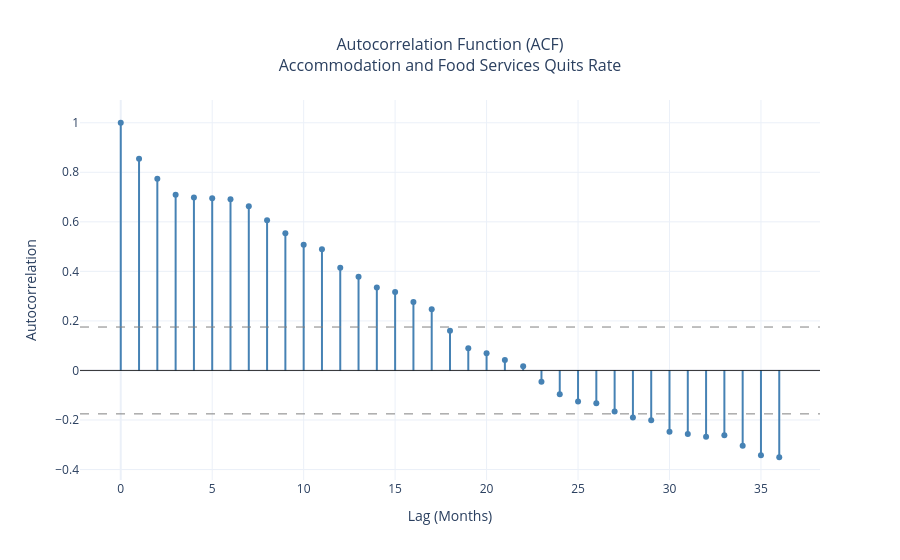

Write notebook code for a chart like this one.
### Markdown cell above
## Seasonality

Unlike employment in the sector, which follows a clear and consistent seasonal pattern
with strong summer peaks and winter lows, the quits rate doesn't show the same
structure. The monthly averages across the full period are relatively flat, with no
single month standing out as consistently higher or lower than the others.

The year-over-year overlay tells the more interesting story. Rather than a consistent
seasonal rhythm, what stands out is the level shift over time. Lines from 2021 and 2022
run noticeably higher than those from 2016 through 2019, with more recent years
returning toward the earlier range.

The STL seasonal component reinforces this. The values are small throughout, with swings
rarely exceeding 0.5 percentage points in either direction. There is some variation in
the pattern across years, but nothing that would suggest a strong or reliable seasonal
signal worth building into a forecast model.

### Code cell
# =============================================================================
# Section 4: ACF
# =============================================================================
acf_values = acf(df_interp['quit_rate'], nlags=36)
lags = list(range(len(acf_values)))

fig = go.Figure()

# Zero line
fig.add_hline(y=0, line_color='black', line_width=0.8)

# 95% confidence interval bounds
n = len(df_interp['quit_rate'])
ci_bound = 1.96 / np.sqrt(n)
fig.add_hline(y=ci_bound, line_dash='dash', line_color='gray', line_width=1)
fig.add_hline(y=-ci_bound, line_dash='dash', line_color='gray', line_width=1)

# ACF stems
for i, (lag, val) in enumerate(zip(lags, acf_values)):
    fig.add_trace(go.Scatter(
        x=[lag, lag],
        y=[0, val],
        mode='lines',
        line=dict(color='steelblue', width=2),
        showlegend=False,
        hoverinfo='skip'
    ))

# ACF points
fig.add_trace(go.Scatter(
    x=lags,
    y=acf_values,
    mode='markers',
    marker=dict(color='steelblue', size=6),
    name='ACF',
    showlegend=False,
    hovertemplate='Lag %{x}: %{y:.3f}<extra></extra>'
))

fig.update_layout(
    title=dict(text='Autocorrelation Function (ACF)<br>Accommodation and Food Services Quits Rate',
               x=0.5, font=dict(size=16)),
    xaxis_title='Lag (Months)',
    yaxis_title='Autocorrelation',
    template='plotly_white',
    hovermode='closest'
)

fig.show()

### Figure 1 — Plotly figure (JSON) as saved in the notebook; plotly's stock layout.template omitted (floating-point values rounded to 4 significant figures)
{"data": [{"hoverinfo": "skip", "line": {"color": "steelblue", "width": 2}, "mode": "lines", "showlegend": false, "type": "scatter", "x": [0, 0], "y": [0, 1]}, {"hoverinfo": "skip", "line": {"color": "steelblue", "width": 2}, "mode": "lines", "showlegend": false, "type": "scatter", "x": [1, 1], "y": [0, 0.8547]}, {"hoverinfo": "skip", "line": {"color": "steelblue", "width": 2}, "mode": "lines", "showlegend": false, "type": "scatter", "x": [2, 2], "y": [0, 0.7741]}, {"hoverinfo": "skip", "line": {"color": "steelblue", "width": 2}, "mode": "lines", "showlegend": false, "type": "scatter", "x": [3, 3], "y": [0, 0.7094]}, {"hoverinfo": "skip", "line": {"color": "steelblue", "width": 2}, "mode": "lines", "showlegend": false, "type": "scatter", "x": [4, 4], "y": [0, 0.6987]}, {"hoverinfo": "skip", "line": {"color": "steelblue", "width": 2}, "mode": "lines", "showlegend": false, "type": "scatter", "x": [5, 5], "y": [0, 0.6949]}, {"hoverinfo": "skip", "line": {"color": "steelblue", "width": 2}, "mode": "lines", "showlegend": false, "type": "scatter", "x": [6, 6], "y": [0, 0.6908]}, {"hoverinfo": "skip", "line": {"color": "steelblue", "width": 2}, "mode": "lines", "showlegend": false, "type": "scatter", "x": [7, 7], "y": [0, 0.6626]}, {"hoverinfo": "skip", "line": {"color": "steelblue", "width": 2}, "mode": "lines", "showlegend": false, "type": "scatter", "x": [8, 8], "y": [0, 0.6059]}, {"hoverinfo": "skip", "line": {"color": "steelblue", "width": 2}, "mode": "lines", "showlegend": false, "type": "scatter", "x": [9, 9], "y": [0, 0.5539]}, {"hoverinfo": "skip", "line": {"color": "steelblue", "width": 2}, "mode": "lines", "showlegend": false, "type": "scatter", "x": [10, 10], "y": [0, 0.5079]}, {"hoverinfo": "skip", "line": {"color": "steelblue", "width": 2}, "mode": "lines", "showlegend": false, "type": "scatter", "x": [11, 11], "y": [0, 0.4888]}, {"hoverinfo": "skip", "line": {"color": "steelblue", "width": 2}, "mode": "lines", "showlegend": false, "type": "scatter", "x": [12, 12], "y": [0, 0.4144]}, {"hoverinfo": "skip", "line": {"color": "steelblue", "width": 2}, "mode": "lines", "showlegend": false, "type": "scatter", "x": [13, 13], "y": [0, 0.3786]}, {"hoverinfo": "skip", "line": {"color": "steelblue", "width": 2}, "mode": "lines", "showlegend": false, "type": "scatter", "x": [14, 14], "y": [0, 0.3351]}, {"hoverinfo": "skip", "line": {"color": "steelblue", "width": 2}, "mode": "lines", "showlegend": false, "type": "scatter", "x": [15, 15], "y": [0, 0.3171]}, {"hoverinfo": "skip", "line": {"color": "steelblue", "width": 2}, "mode": "lines", "showlegend": false, "type": "scatter", "x": [16, 16], "y": [0, 0.2761]}, {"hoverinfo": "skip", "line": {"color": "steelblue", "width": 2}, "mode": "lines", "showlegend": false, "type": "scatter", "x": [17, 17], "y": [0, 0.2475]}, {"hoverinfo": "skip", "line": {"color": "steelblue", "width": 2}, "mode": "lines", "showlegend": false, "type": "scatter", "x": [18, 18], "y": [0, 0.1604]}, {"hoverinfo": "skip", "line": {"color": "steelblue", "width": 2}, "mode": "lines", "showlegend": false, "type": "scatter", "x": [19, 19], "y": [0, 0.0901]}, {"hoverinfo": "skip", "line": {"color": "steelblue", "width": 2}, "mode": "lines", "showlegend": false, "type": "scatter", "x": [20, 20], "y": [0, 0.06917]}, {"hoverinfo": "skip", "line": {"color": "steelblue", "width": 2}, "mode": "lines", "showlegend": false, "type": "scatter", "x": [21, 21], "y": [0, 0.0419]}, {"hoverinfo": "skip", "line": {"color": "steelblue", "width": 2}, "mode": "lines", "showlegend": false, "type": "scatter", "x": [22, 22], "y": [0, 0.01734]}, {"hoverinfo": "skip", "line": {"color": "steelblue", "width": 2}, "mode": "lines", "showlegend": false, "type": "scatter", "x": [23, 23], "y": [0, -0.04526]}, {"hoverinfo": "skip", "line": {"color": "steelblue", "width": 2}, "mode": "lines", "showlegend": false, "type": "scatter", "x": [24, 24], "y": [0, -0.09651]}, {"hoverinfo": "skip", "line": {"color": "steelblue", "width": 2}, "mode": "lines", "showlegend": false, "type": "scatter", "x": [25, 25], "y": [0, -0.1253]}, {"hoverinfo": "skip", "line": {"color": "steelblue", "width": 2}, "mode": "lines", "showlegend": false, "type": "scatter", "x": [26, 26], "y": [0, -0.1319]}, {"hoverinfo": "skip", "line": {"color": "steelblue", "width": 2}, "mode": "lines", "showlegend": false, "type": "scatter", "x": [27, 27], "y": [0, -0.1654]}, {"hoverinfo": "skip", "line": {"color": "steelblue", "width": 2}, "mode": "lines", "showlegend": false, "type": "scatter", "x": [28, 28], "y": [0, -0.1896]}, {"hoverinfo": "skip", "line": {"color": "steelblue", "width": 2}, "mode": "lines", "showlegend": false, "type": "scatter", "x": [29, 29], "y": [0, -0.2011]}, {"hoverinfo": "skip", "line": {"color": "steelblue", "width": 2}, "mode": "lines", "showlegend": false, "type": "scatter", "x": [30, 30], "y": [0, -0.2476]}, {"hoverinfo": "skip", "line": {"color": "steelblue", "width": 2}, "mode": "lines", "showlegend": false, "type": "scatter", "x": [31, 31], "y": [0, -0.2565]}, {"hoverinfo": "skip", "line": {"color": "steelblue", "width": 2}, "mode": "lines", "showlegend": false, "type": "scatter", "x": [32, 32], "y": [0, -0.2677]}, {"hoverinfo": "skip", "line": {"color": "steelblue", "width": 2}, "mode": "lines", "showlegend": false, "type": "scatter", "x": [33, 33], "y": [0, -0.2615]}, {"hoverinfo": "skip", "line": {"color": "steelblue", "width": 2}, "mode": "lines", "showlegend": false, "type": "scatter", "x": [34, 34], "y": [0, -0.3041]}, {"hoverinfo": "skip", "line": {"color": "steelblue", "width": 2}, "mode": "lines", "showlegend": false, "type": "scatter", "x": [35, 35], "y": [0, -0.3422]}, {"hoverinfo": "skip", "line": {"color": "steelblue", "width": 2}, "mode": "lines", "showlegend": false, "type": "scatter", "x": [36, 36], "y": [0, -0.3504]}, {"hovertemplate": "Lag %{x}: %{y:.3f}<extra></extra>", "marker": {"color": "steelblue", "size": 6}, "mode": "markers", "name": "ACF", "showlegend": false, "type": "scatter", "x": [0, 1, 2, 3, 4, 5, 6, 7, 8, 9, 10, 11, 12, 13, 14, 15, 16, 17, 18, 19, 20, 21, 22, 23, 24, 25, 26, 27, 28, 29, 30, 31, 32, 33, 34, 35, 36], "y": [1.0, 0.8547, 0.7741, 0.7094, 0.6987, 0.6949, 0.6908, 0.6626, 0.6059, 0.5539, 0.5079, 0.4888, 0.4144, 0.3786, 0.3351, 0.3171, 0.2761, 0.2475, 0.1604, 0.0901, 0.06917, 0.0419, 0.01734, -0.04526, -0.09651, -0.1253, -0.1319, -0.1654, -0.1896, -0.2011, -0.2476, -0.2565, -0.2677, -0.2615, -0.3041, -0.3422, -0.3504]}], "layout": {"hovermode": "closest", "shapes": [{"line": {"color": "black", "width": 0.8}, "type": "line", "x0": 0, "x1": 1, "xref": "x domain", "y0": 0, "y1": 0, "yref": "y"}, {"line": {"color": "gray", "dash": "dash", "width": 1}, "type": "line", "x0": 0, "x1": 1, "xref": "x domain", "y0": 0.1753, "y1": 0.1753, "yref": "y"}, {"line": {"color": "gray", "dash": "dash", "width": 1}, "type": "line", "x0": 0, "x1": 1, "xref": "x domain", "y0": -0.1753, "y1": -0.1753, "yref": "y"}], "title": {"font": {"size": 16}, "text": "Autocorrelation Function (ACF)<br>Accommodation and Food Services Quits Rate", "x": 0.5}, "xaxis": {"title": {"text": "Lag (Months)"}}, "yaxis": {"title": {"text": "Autocorrelation"}}}}
